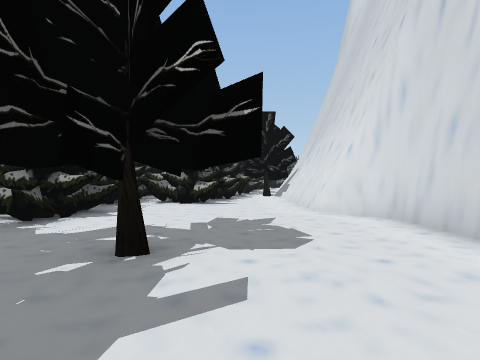
[1] (above)

16 first-person views from a walk through a 3-D level made in the Unity game engine. The camera is 1.2 m above the floor, looks level and sees 85° across. The floor is counted in squares, 2 m on a side. Each view is taken from the middle of a square. On the plan, view 1 faces up. The plan holds only what a view shows up to about 9 squares ahead; the rest is blank. The place goes on beyond the plan. The player character is not drawn. Some surface patterns are stand-ins.

[2]
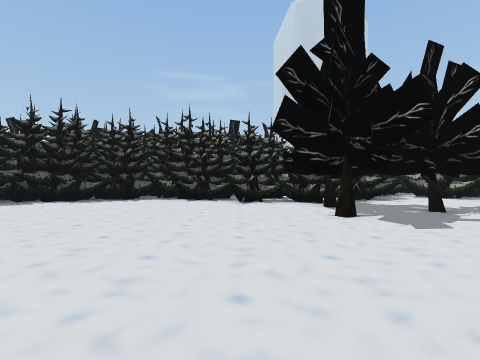

[3]
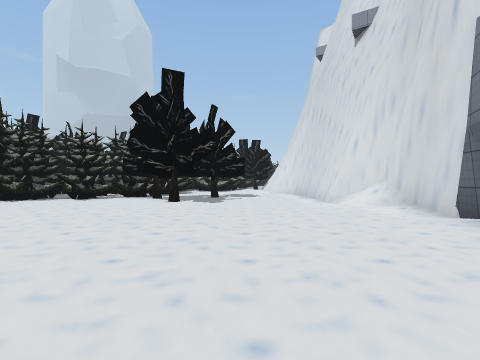

[4]
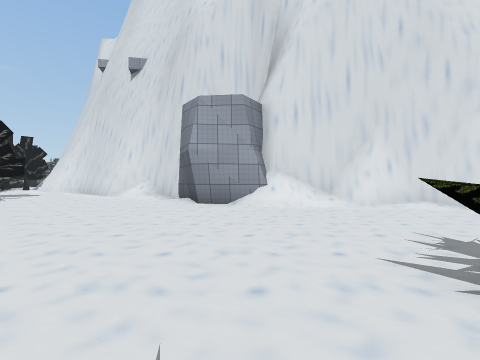

[5]
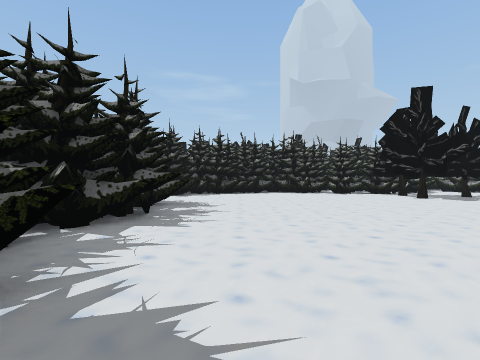

[6]
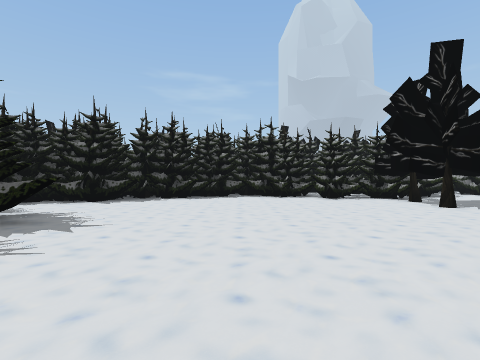

[7]
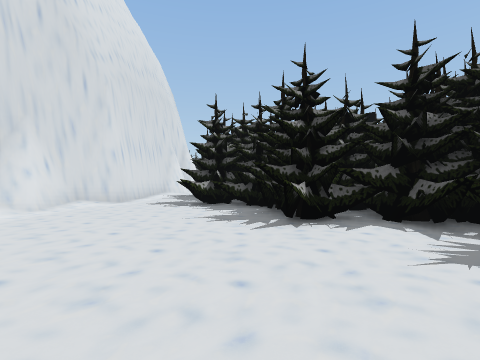

[8]
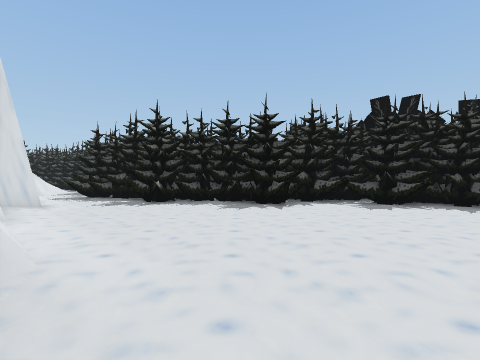

[9]
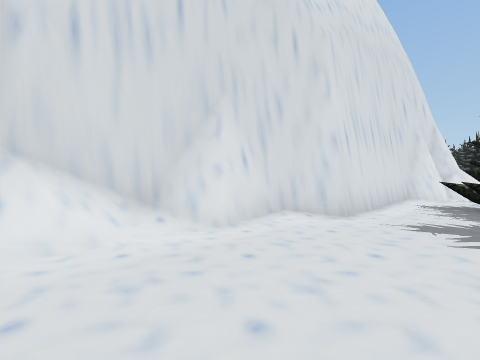

[10]
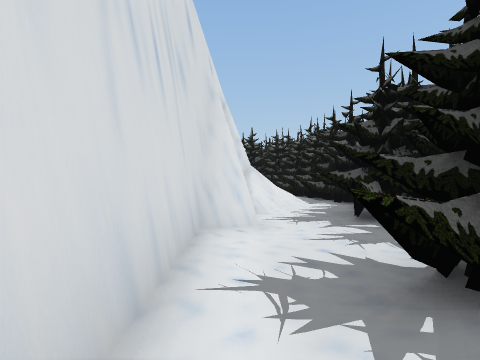

[11]
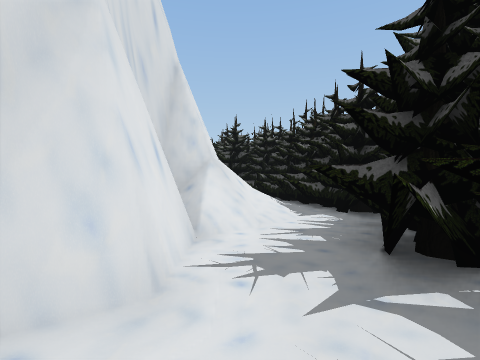

[12]
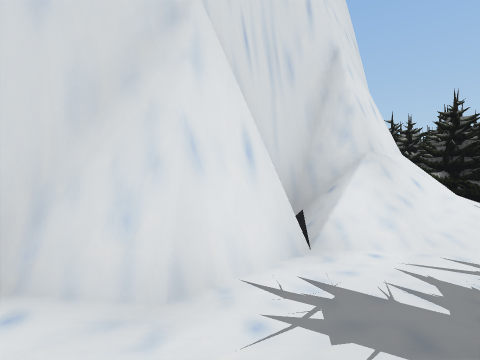

[13]
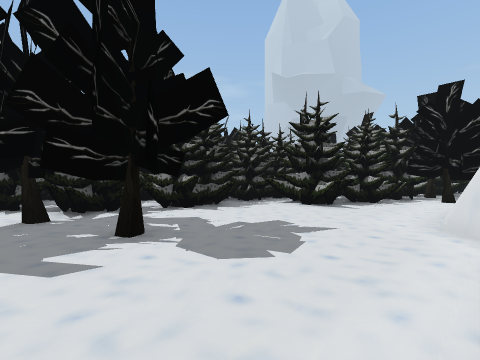

[14]
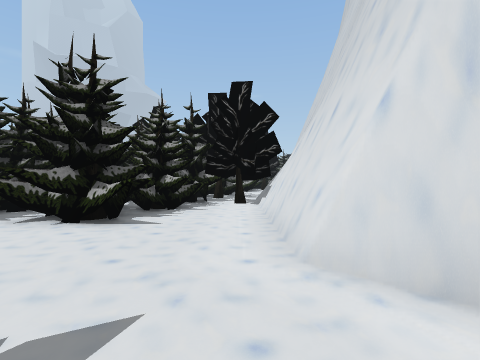

[15]
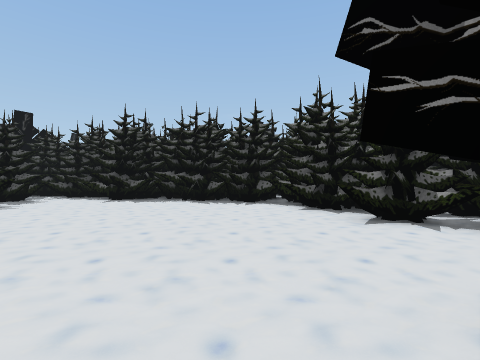

[16]
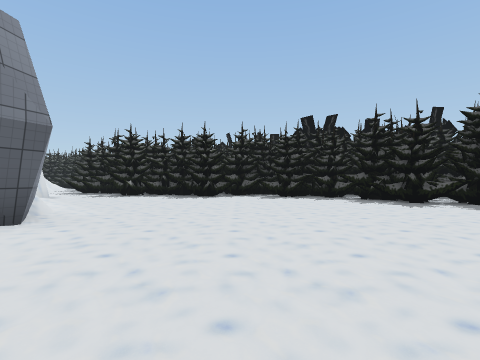

### Floor plan
Key: @ floor where view 1 was taken; # wall or solid block; . floor; / step, stairs or slope; T tree.
Columns run from 9 left of view 1 to 16 right of it. Each row starts with its distance up from view 1.
 11          #
 10          #T#
  9         ##.#
  8        ###.#
  7        ##..#
  6       ##...#
  5       ##...##
  4      ##.....#
  3     ###.T...#
  2    ###TTTT..#
  1  ####.TT....#
  0  ##....T.@..##
 -1 ##........../#
 -2 ##........../#
 -3 #............#
 -4 #...........##
 -5 #...........###
 -6 #............###
 -7 ####........../#
 -8    ###.........##
 -9     ##........./#
-10      ###..#.....##
-11       ###.#####..##
-12        ##### ###..##
-13               ###..#
-14                 #..###
-15                 ###./#
-16                  ##.###
-17                   #.//#
-18                   ###
-19                     ### #
-20                      #####

Positions as (right, up) in squares from view 1, and headings:
1: (0, 0), facing up
2: (0, -4), facing up-left
3: (0, -7), facing up
4: (-1, -10), facing up-right
5: (0, -10), facing up-left
6: (-1, -7), facing up-left
7: (-1, -7), facing down-right
8: (2, -4), facing down
9: (2, -8), facing right
10: (7, -11), facing down-right
11: (8, -13), facing down-right
12: (8, -14), facing right
13: (2, 1), facing up-left
14: (1, 3), facing up
15: (-1, -1), facing left
16: (0, -1), facing down
